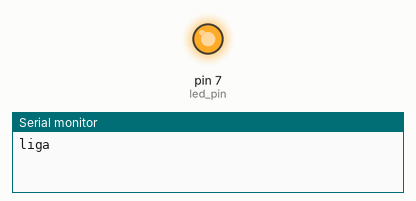
Bench run of a sketch on a simulated Arduino Uno, built with avr-gcc and run on an emulated ATmega328P. Parts: output pins drawn as LEDs (lit = HIGH), the last lines printed to the serial monitor.

Above: at 1.0 s.
At 3.0 s:
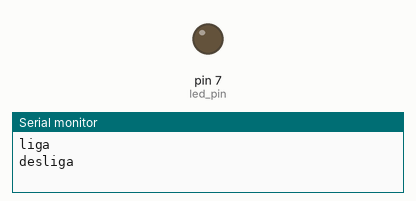
Timing chart, 0 to 5.2 s (numbered marks = the images above):
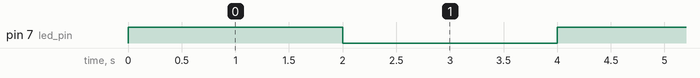

Measured:
- by itself, pin 7 (led_pin): alternates HIGH for 2.0 s and LOW for 2.0 s

The sketch:

led.ino
```cpp
  int led_pin = 7;
void setup() {
  // put your setup code here, to run once:
  pinMode(led_pin, OUTPUT);
  Serial.begin(9600);
}

void loop() {
  // put your main code here, to run repeatedly:
  digitalWrite(led_pin, HIGH);
  Serial.println("liga");
  delay(2000);
  digitalWrite(led_pin, LOW);
  Serial.println("desliga");
  delay(2000);
}
```
